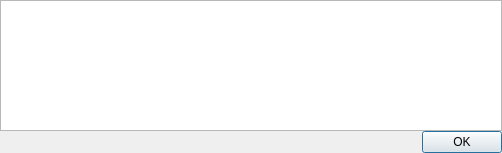
<?xml version="1.0" encoding="UTF-8"?>
<ui version="4.0">
 <class>Prompt</class>
 <widget class="QDialog" name="Prompt">
  <property name="geometry">
   <rect>
    <x>0</x>
    <y>0</y>
    <width>502</width>
    <height>153</height>
   </rect>
  </property>
  <property name="windowTitle">
   <string>Notify</string>
  </property>
  <layout class="QVBoxLayout" name="verticalLayout">
   <property name="spacing">
    <number>0</number>
   </property>
   <property name="leftMargin">
    <number>0</number>
   </property>
   <property name="topMargin">
    <number>0</number>
   </property>
   <property name="rightMargin">
    <number>0</number>
   </property>
   <property name="bottomMargin">
    <number>0</number>
   </property>
   <item>
    <widget class="QListWidget" name="listWidget"/>
   </item>
   <item>
    <widget class="QDialogButtonBox" name="buttonBox">
     <property name="standardButtons">
      <set>QDialogButtonBox::Ok</set>
     </property>
    </widget>
   </item>
  </layout>
 </widget>
 <resources/>
 <connections>
  <connection>
   <sender>buttonBox</sender>
   <signal>accepted()</signal>
   <receiver>Prompt</receiver>
   <slot>accept()</slot>
   <hints>
    <hint type="sourcelabel">
     <x>137</x>
     <y>198</y>
    </hint>
    <hint type="destinationlabel">
     <x>345</x>
     <y>220</y>
    </hint>
   </hints>
  </connection>
  <connection>
   <sender>buttonBox</sender>
   <signal>rejected()</signal>
   <receiver>Prompt</receiver>
   <slot>reject()</slot>
   <hints>
    <hint type="sourcelabel">
     <x>304</x>
     <y>196</y>
    </hint>
    <hint type="destinationlabel">
     <x>308</x>
     <y>212</y>
    </hint>
   </hints>
  </connection>
 </connections>
</ui>
